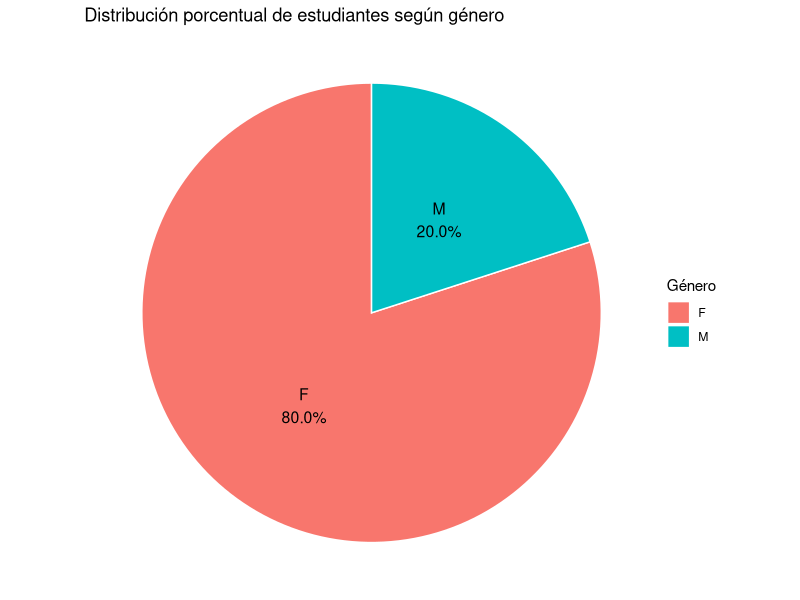
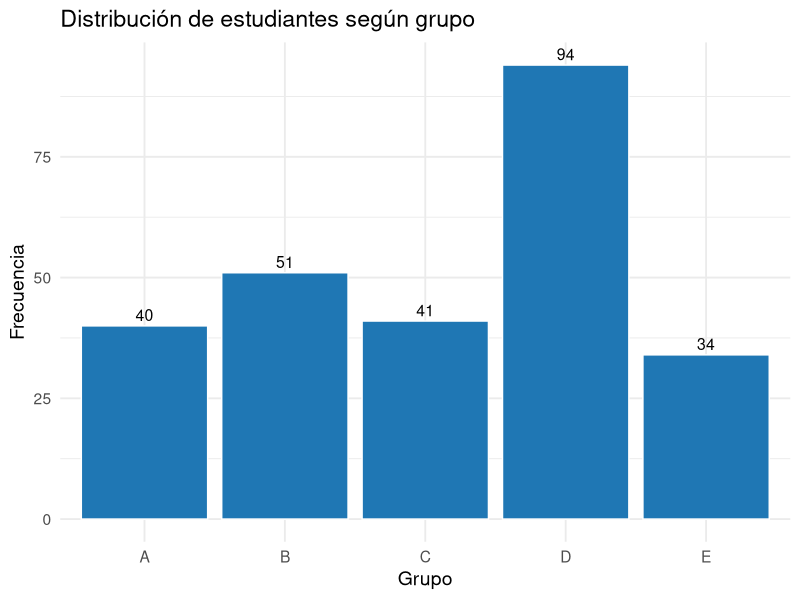
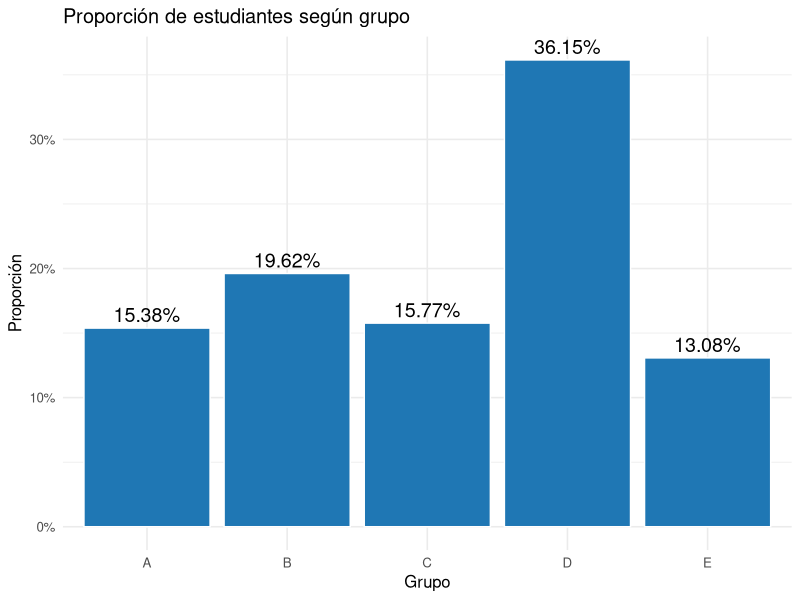
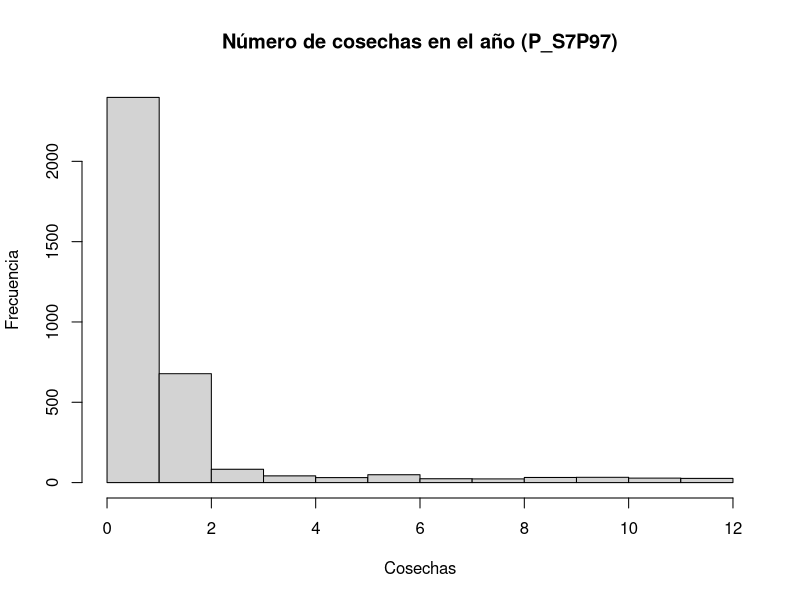
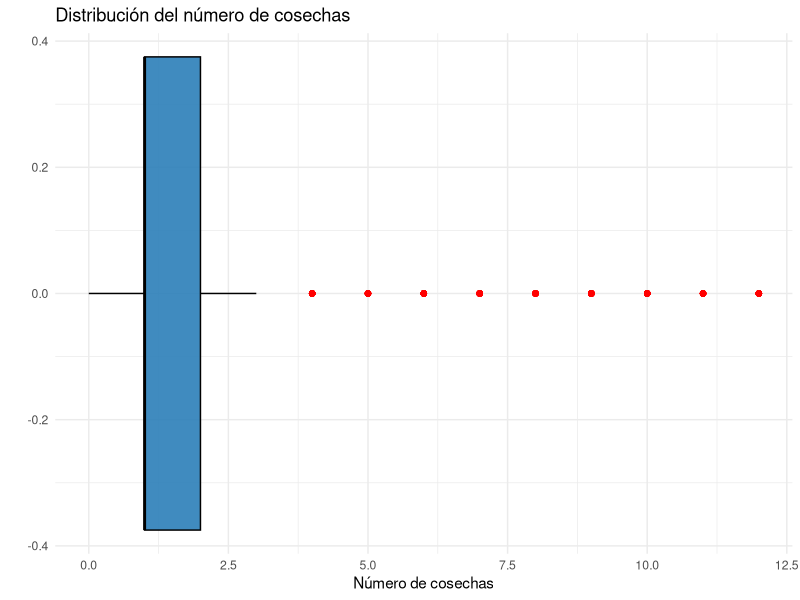
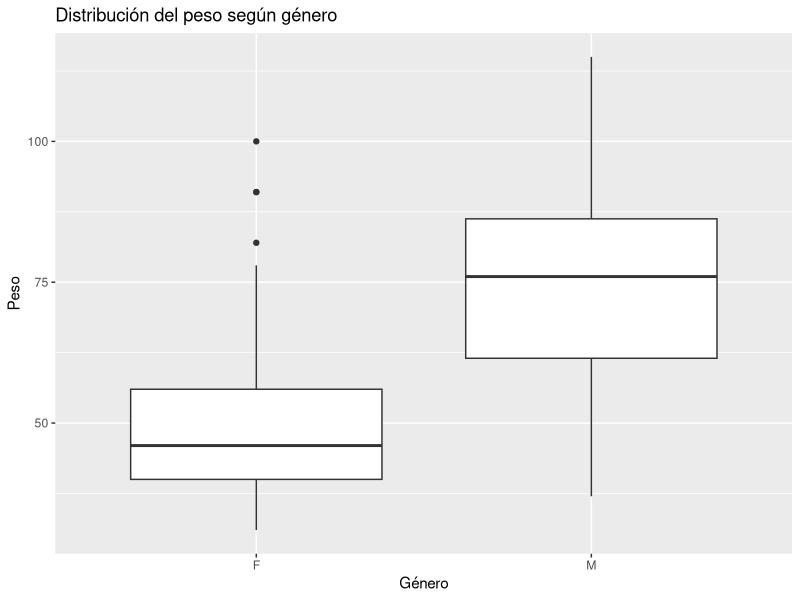

Write the R code that produced these figures, in order.
## ---- chunk 1
library(readxl)
datos <- read_excel("data/bd_antropometricas.xlsx")
head(datos)
str(datos)
## ---- chunk 2
library(readxl)
library(dplyr)
library(ggplot2)
library(scales)

# Cargar base antropométrica
datos <- read_excel(
  "data/bd_antropometricas.xlsx"
)

# Tabla de proporciones por género
tabla_genero <- datos %>%
  count(Genero) %>%
  mutate(
    proporcion = n / sum(n),
    porcentaje = percent(proporcion, accuracy = 0.1),
    etiqueta = paste0(Genero, "\n", porcentaje)
  )

# Gráfico de pastel
ggplot(
  tabla_genero,
  aes(
    x = "",
    y = proporcion,
    fill = Genero
  )
) +
  geom_col(
    width = 1,
    color = "white"
  ) +
  coord_polar(theta = "y") +
  geom_text(
    aes(label = etiqueta),
    position = position_stack(vjust = 0.5),
    size = 4
  ) +
  labs(
    title = "Distribución porcentual de estudiantes según género",
    fill = "Género"
  ) +
  theme_void()
## ---- chunk 3
library(readxl)
library(dplyr)
library(ggplot2)

datos <- read_excel(
  "data/bd_antropometricas.xlsx"
)

# Gráfico de barras para Género
datos %>%
  count(Grupo) %>%
  ggplot(aes(x = Grupo, y = n)) +
  geom_col(fill = "#1F77B4", color = "white") +
  geom_text(
    aes(label = n),
    vjust = -0.4,
    size = 4
  ) +
  labs(
    title = "Distribución de estudiantes según grupo",
    x = "Grupo",
    y = "Frecuencia"
  ) +
  theme_minimal(base_size = 14)
## ---- chunk 4
library(readxl)
library(dplyr)
library(ggplot2)
library(scales)

datos <- read_excel(
  "data/bd_antropometricas.xlsx"
)

# Calcular proporciones por grupo
tabla_grupo <- datos %>%
  
  count(Grupo) %>%
  
  mutate(
    proporcion = n / sum(n)
  )

# Gráfico de barras con proporciones
ggplot(
  tabla_grupo,
  aes(x = Grupo, y = proporcion)
) +
  
  geom_col(
    fill = "#1F77B4",
    color = "white"
  ) +
  
  geom_text(
    aes(
      label = percent(proporcion)
    ),
    
    vjust = -0.4,
    size = 5
  ) +
  
  scale_y_continuous(
    labels = percent_format()
  ) +
  
  labs(
    title = "Proporción de estudiantes según grupo",
    x = "Grupo",
    y = "Proporción"
  ) +
  
  theme_minimal(base_size = 12)
## ---- chunk 5
library(readr)
library(dplyr)

# Cargar base de datos de Acuicultura
acuicultura <- read_csv(
  "data/S07D_Acuicultura.csv")

#Número de cosechas en el año (P_S7P97)
#archivo de datos: S07D(Acuicultura)

names(acuicultura)

hist(acuicultura$P_S7P97,
     main = "Número de cosechas en el año (P_S7P97)",
     xlab = "Cosechas",
     ylab = "Frecuencia")
## ---- chunk 6
library(readr)
library(ggplot2)

# Cargar base de datos
acuicultura <- read_csv(
  "data/S07D_Acuicultura.csv"
)

# Boxplot
ggplot(
  acuicultura,
  
  aes(x = P_S7P97)
) +
  
  geom_boxplot(
    
    fill = "#2C7FB8",
    
    color = "black",
    
    alpha = 0.9,
    
    outlier.color = "red"
  ) +
  
  labs(
    title = "Distribución del número de cosechas",
    
    x = "Número de cosechas",
    
    y = ""
  ) +
  
  theme_minimal()
## ---- chunk 7
ggplot(datos, aes(x = Genero, y = Peso_Kg)) +
  geom_boxplot() +
  labs(
    title = "Distribución del peso según género",
    x = "Género",
    y = "Peso"
  )
